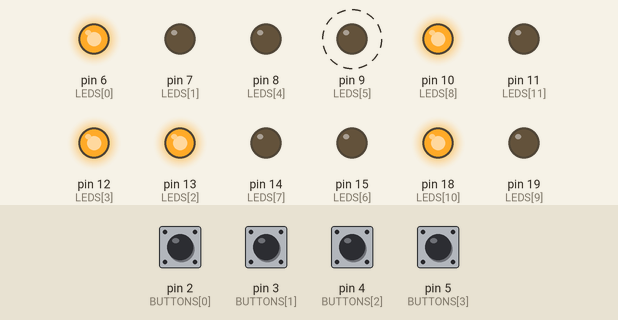
Simulated run of this sketch. Board: Arduino Uno, built with avr-gcc and run on an emulated ATmega328P. Shown: output pins drawn as LEDs (lit = HIGH). Dashed ring = blinking. The test bench sets the inputs (shaded band); at power-on: pin 2 (BUTTONS[0]), pin 3 (BUTTONS[1]), pin 4 (BUTTONS[2]), pin 5 (BUTTONS[3]) LOW.

Above: at 1.2 s.
1.3 s: pin 3 (BUTTONS[1]) pulled HIGH for 0.15 s
At 1.4 s:
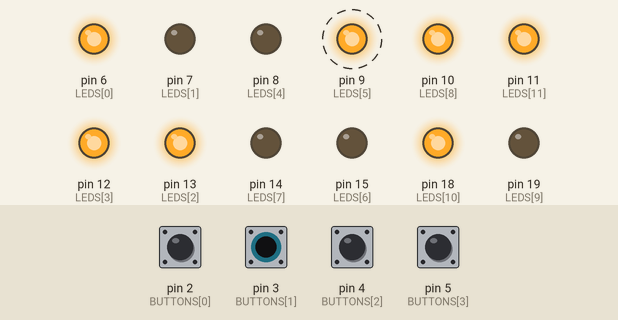
4.3 s: pin 3 (BUTTONS[1]) pulled HIGH for 1 s
At 4.4 s:
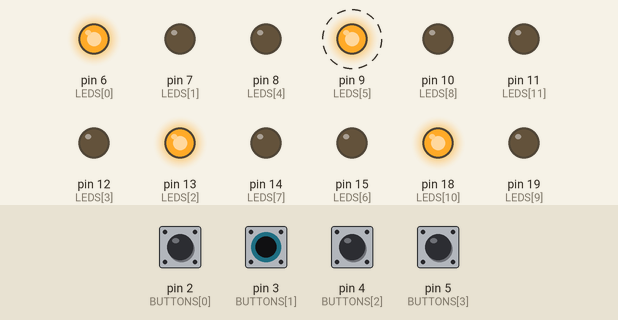
7.3 s: pin 2 (BUTTONS[0]) pulled HIGH for 0.15 s
At 7.71 s:
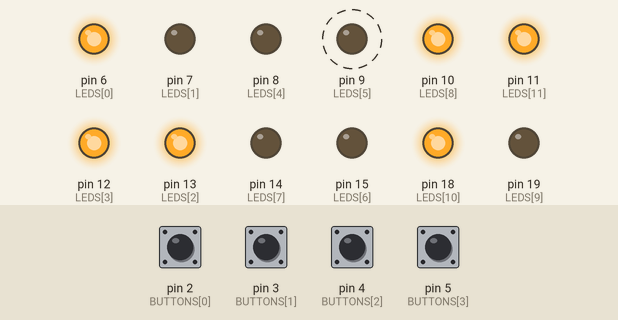
10.3 s: pin 2 (BUTTONS[0]) pulled HIGH for 1 s
At 10.41 s:
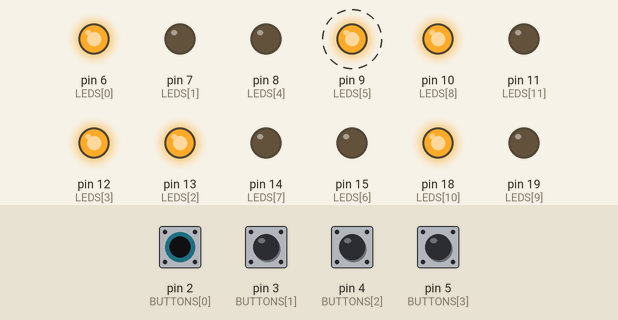
Timing chart, 0 to 14.3 s (numbered marks = the images above; inputs shaded):
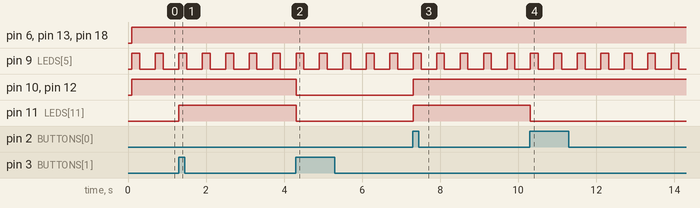

Measured:
- after the input at 1.3 s, pin 11 (LEDS[11]): LOW → HIGH at once
- after the input at 4.3 s, pin 10 (LEDS[8]), pin 11 (LEDS[11]), pin 12 (LEDS[3]): HIGH → LOW at once
- after the input at 7.3 s, pin 10 (LEDS[8]), pin 11 (LEDS[11]), pin 12 (LEDS[3]): LOW → HIGH at once
- after the input at 10.3 s, pin 11 (LEDS[11]): HIGH → LOW at once
- by itself, pin 9 (LEDS[5]): alternates HIGH for 0.20 s and LOW for 0.40 s

The sketch:

maze.ino
```cpp
//int leds[12] = {6,7,8,9,10,11,12,13,14,15,18,19};
int LED_MAXX = 4;
int LED_MAXY = 3;
int LEDS[] = {6, 7, 13,12,
              8, 9, 15,14,
              10,19,18,11};

int BUTTONS[] = {2, 3, 4, 5}; // up, down, left, right
boolean pressed[4];

int BLINK_PERIOD = 3;
int P_LEDX = 1;
int P_LEDY = 1;

int px;
int py;

int framecnt;

int MAZE_MAXX = 9;
int MAZE_MAXY = 9;

boolean maze[] = {
  1,0,1,1,1,1,1,1,1,
  1,0,1,0,0,0,0,1,1,
  1,0,11,1,01,1,1,1,
  1,0,1,1,0,0,0,0,1,
  1,0,0,0,0,1,1,0,1,
  1,1,1,0,1,1,1,0,1,
  1,0,0,0,0,0,0,0,1,
  1,0,1,1,1,0,1,0,1,
  1,1,1,1,1,1,1,0,1};

void setup() {

  // Setup outputs
  for(int i = 0; i < 12; i++){
    pinMode(LEDS[i], OUTPUT);
    digitalWrite(LEDS[i], LOW);
  }

  // Setup inputs
  for(int i = 0; i < 4; i++){
   pinMode(BUTTONS[i], INPUT);
   pressed[i] = false;
  }

  // Set player
  px = 1;
  py = 0;

  framecnt = 0;

}

int to1D(int x, int y, int xsize){
  return y * xsize + x;
}

int getMaze(int x, int y){

  // OOB is always a solid tile
  if (y < 0 || y >= MAZE_MAXY || x < 0 || x >= MAZE_MAXX){
    return true;
  }
  return maze[to1D(x, y, MAZE_MAXX)];
}

void draw(){
  // Player
  if (framecnt < BLINK_PERIOD){
    // Turn on player light
    digitalWrite(LEDS[to1D(P_LEDX, P_LEDY, LED_MAXX)], HIGH);
  }
  else{
    // Turn off player light
    digitalWrite(LEDS[to1D(P_LEDX, P_LEDY, LED_MAXX)], LOW);

    // Reset frame counter
    if (framecnt >= BLINK_PERIOD*2){
      framecnt = 0;
    }
  }

  //Maze
  for (int i = 0; i < LED_MAXX; i++){
    for(int j = 0; j < LED_MAXY; j++){
      // Don't overwrite player
      if (i != P_LEDX && j != P_LEDY){
        digitalWrite(LEDS[to1D(i, j, LED_MAXX)], getMaze(px + i - P_LEDX, py + j - P_LEDY) ? HIGH : LOW);
      }
    }
  }

}

void movePlayer(int i){
  if (i == 0){
     if (!getMaze(px, py - 1)){
       py--;
     }
  }
  else if (i == 1){
     if (!getMaze(px, py + 1)){
       py++;
     }
  }
  else if (i == 2){
     if (!getMaze(px - 1, py)){
       px--;
     }
  }
  else{
     if (!getMaze(px + 1, py)){
       px++;
     }
  }
}

void input(){
  for (int i = 0; i < 4; i++){
    if (!pressed[i] && digitalRead(BUTTONS[i]) == HIGH){
      movePlayer(i);
      pressed[i] = true;
    }
    else if (digitalRead(BUTTONS[i]) == LOW){
      pressed[i] = false;
    }
  }
}

void loop() {
  delay(100);
  framecnt++;
  input();
  draw();
}
```
